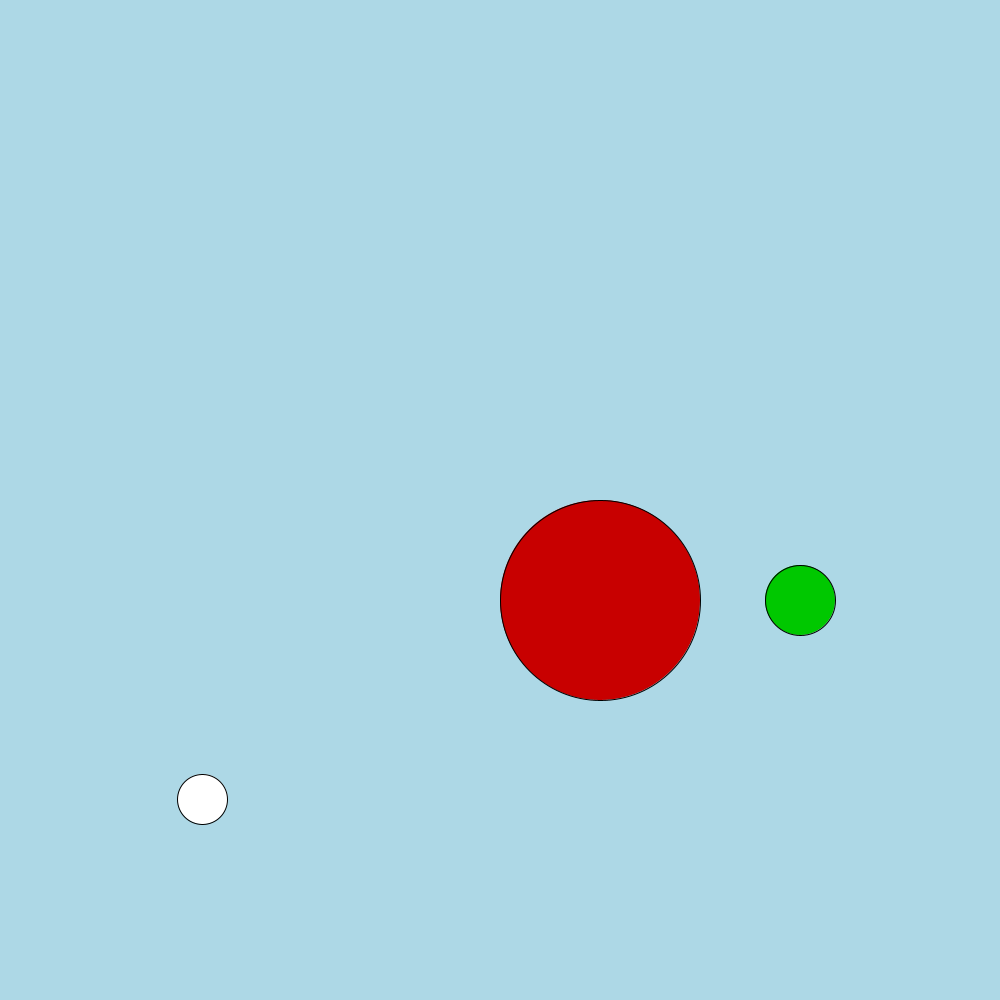
Frame 1 (no input)
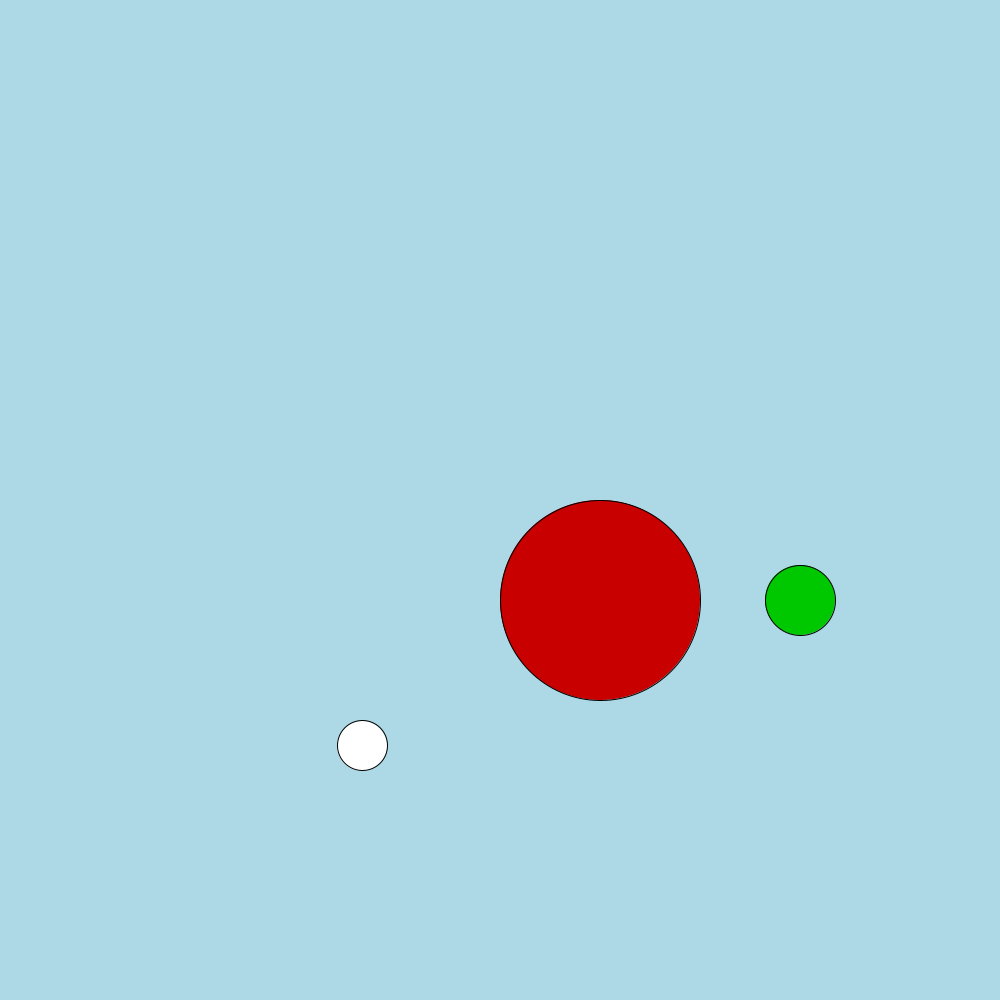
Frame 60 (the mouse pressed at the canvas centre just before this capture)
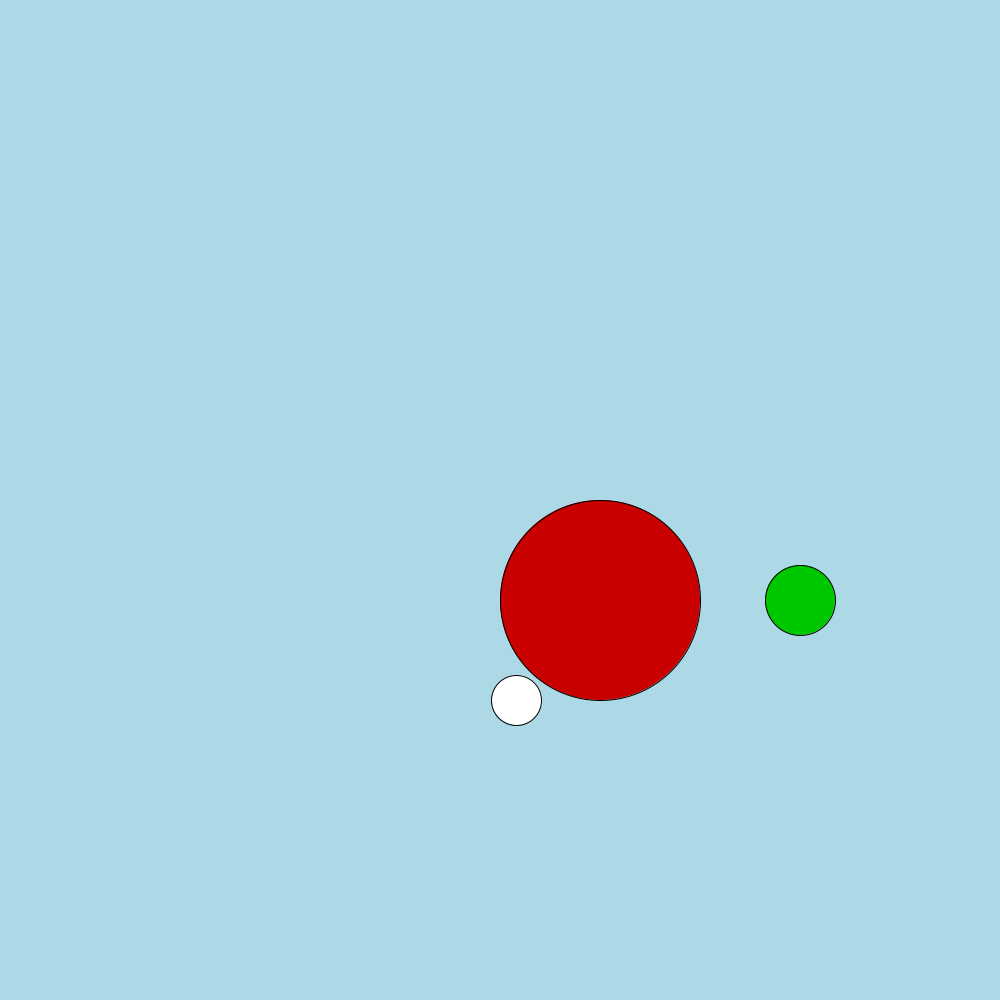
Frame 120 (the mouse held since frame 60 and released just before this capture)

The Processing sketch that drew these frames (run headless with seeded random() and noise(); from frame 60 on, the mouse is pressed at the canvas centre):

// Processing sketch: Assignment3_CheckIn
// ── Assignment3_CheckIn.pde
Obstacle obstacle;
Robot robot;

float robotRad;
float obstacleRad;
float endX;
float endY;
float endRad;

void init(){
  endX = 800;
  endY = 600;
  PVector robPos = new PVector(200, 800);
  PVector endGoal = new PVector(endX, endY);
  robot = new Robot(robPos, endGoal);
  obstacle = new Obstacle(600, 600);

  robotRad = 50;
  endRad = 70;
  obstacleRad = 200;
}
void setup() {
  size(1000,1000);
  init();
}

void drawScene() {
  background(173, 216, 230);

  
  beginShape();
  fill(200,0,0);
  ellipse(obstacle.position.x, obstacle.position.y, obstacleRad, obstacleRad);
  endShape(CLOSE);
  
  beginShape();
  fill(0,200,0);
  ellipse(endX, endY, endRad, endRad);
  endShape(CLOSE);
  
  beginShape();
  fill(255,255,255);
  ellipse(robot.position.x, robot.position.y, robotRad, robotRad);
  endShape(CLOSE);
}

void computePhysics(float dt){
  
  if(robot.position.x - endX < 3 && robot.position.y - endY < 3){
    robot.position.x = endX;
    robot.position.y = endY;
    
    //robot.trajectory.x = 0;
    //robot.trajectory.y = 0;
  } else {
    robot.updateTrajectory();
    robot.position.x -= robot.trajectory.x*dt;
    robot.position.y -= robot.trajectory.y*dt;
  }
  
}

void keyPressed(){
   if (keyPressed){
    if (key == ' ') {
      init();
    } 
   }
}

void draw() {

  computePhysics(.9);
  
   float distance = (robot.position).dist(obstacle.position);
   println(distance);
     if(distance < (robotRad+obstacleRad)/2 +1.5) {
       PVector dist = new PVector(robot.position.x - obstacle.position.x, robot.position.y - obstacle.position.y).normalize();
       robot.position.x  = obstacle.position.x + dist.x*(obstacleRad/2)*1.3;
       robot.position.y  = obstacle.position.y + dist.y*(obstacleRad/2)*1.3;
     }
  
  drawScene();
}

class Obstacle{
  PVector position;
  
  Obstacle(float x, float y){
      position = new PVector(x, y);
  }
}

class Robot{
  PVector position;
  PVector endGoal;
  PVector trajectory;
  
  Robot(PVector pos, PVector end){
      position = pos;
      endGoal = end;
      float xVel = end.x - pos.x;
      float yVel = end.y - pos.y;
      float simpl = min(xVel, yVel);
      trajectory = new PVector(xVel/simpl, yVel/simpl);
  }
  
  void updateTrajectory(){
    float xVel = endGoal.x - position.x;
    float yVel = endGoal.y - position.y;
    float simpl = min(xVel, yVel);
    trajectory.x = xVel/simpl;
    trajectory.y = yVel/simpl;

  }
}
